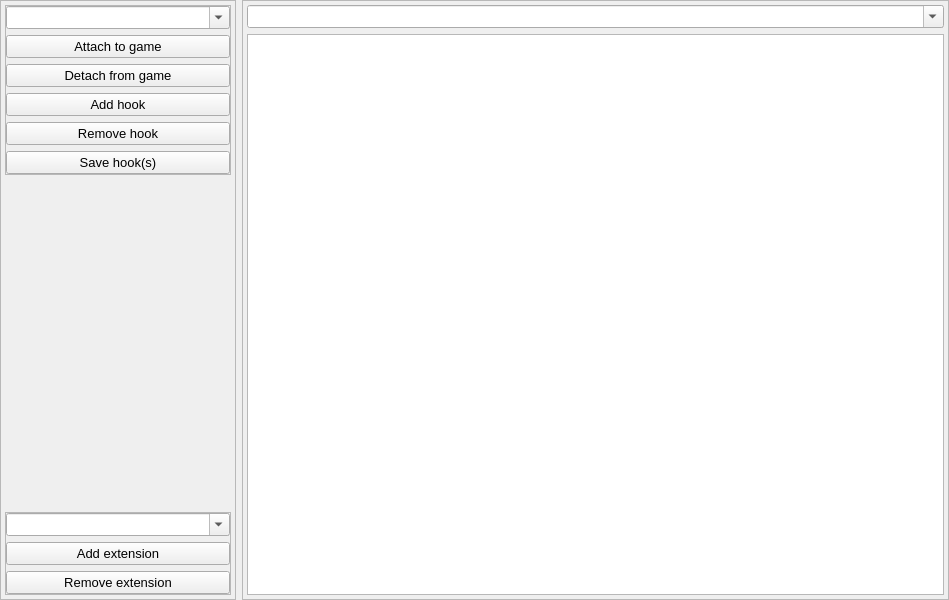
<?xml version="1.0" encoding="UTF-8"?>
<ui version="4.0">
 <class>MainWindow</class>
 <widget class="QMainWindow" name="MainWindow">
  <property name="geometry">
   <rect>
    <x>0</x>
    <y>0</y>
    <width>949</width>
    <height>600</height>
   </rect>
  </property>
  <property name="sizePolicy">
   <sizepolicy hsizetype="Preferred" vsizetype="Preferred">
    <horstretch>2</horstretch>
    <verstretch>0</verstretch>
   </sizepolicy>
  </property>
  <property name="font">
   <font>
    <pointsize>10</pointsize>
   </font>
  </property>
  <property name="windowTitle">
   <string>NextHooker</string>
  </property>
  <widget class="QWidget" name="centralWidget">
   <layout class="QHBoxLayout" name="horizontalLayout_2">
    <property name="leftMargin">
     <number>0</number>
    </property>
    <property name="topMargin">
     <number>0</number>
    </property>
    <property name="rightMargin">
     <number>0</number>
    </property>
    <property name="bottomMargin">
     <number>0</number>
    </property>
    <item>
     <widget class="QFrame" name="options">
      <property name="sizePolicy">
       <sizepolicy hsizetype="Preferred" vsizetype="Preferred">
        <horstretch>2</horstretch>
        <verstretch>0</verstretch>
       </sizepolicy>
      </property>
      <property name="frameShape">
       <enum>QFrame::StyledPanel</enum>
      </property>
      <property name="frameShadow">
       <enum>QFrame::Raised</enum>
      </property>
      <layout class="QVBoxLayout" name="verticalLayout_3">
       <property name="leftMargin">
        <number>4</number>
       </property>
       <property name="topMargin">
        <number>4</number>
       </property>
       <property name="rightMargin">
        <number>4</number>
       </property>
       <property name="bottomMargin">
        <number>4</number>
       </property>
       <item>
        <widget class="QFrame" name="processManager">
         <property name="enabled">
          <bool>true</bool>
         </property>
         <property name="sizePolicy">
          <sizepolicy hsizetype="Preferred" vsizetype="Fixed">
           <horstretch>2</horstretch>
           <verstretch>0</verstretch>
          </sizepolicy>
         </property>
         <property name="frameShape">
          <enum>QFrame::StyledPanel</enum>
         </property>
         <property name="frameShadow">
          <enum>QFrame::Raised</enum>
         </property>
         <layout class="QVBoxLayout" name="verticalLayout">
          <property name="leftMargin">
           <number>0</number>
          </property>
          <property name="topMargin">
           <number>0</number>
          </property>
          <property name="rightMargin">
           <number>0</number>
          </property>
          <property name="bottomMargin">
           <number>0</number>
          </property>
          <item>
           <widget class="QComboBox" name="processCombo">
            <property name="editable">
             <bool>true</bool>
            </property>
            <property name="insertPolicy">
             <enum>QComboBox::InsertAtBottom</enum>
            </property>
           </widget>
          </item>
          <item>
           <widget class="QPushButton" name="attachButton">
            <property name="text">
             <string>Attach to game</string>
            </property>
           </widget>
          </item>
          <item>
           <widget class="QPushButton" name="detachButton">
            <property name="text">
             <string>Detach from game</string>
            </property>
           </widget>
          </item>
          <item>
           <widget class="QPushButton" name="hookButton">
            <property name="text">
             <string>Add hook</string>
            </property>
           </widget>
          </item>
          <item>
           <widget class="QPushButton" name="unhookButton">
            <property name="text">
             <string>Remove hook</string>
            </property>
           </widget>
          </item>
          <item>
           <widget class="QPushButton" name="saveButton">
            <property name="text">
             <string>Save hook(s)</string>
            </property>
           </widget>
          </item>
         </layout>
        </widget>
       </item>
       <item>
        <spacer name="verticalSpacer">
         <property name="orientation">
          <enum>Qt::Vertical</enum>
         </property>
         <property name="sizeHint" stdset="0">
          <size>
           <width>20</width>
           <height>40</height>
          </size>
         </property>
        </spacer>
       </item>
       <item>
        <widget class="QFrame" name="extenManager">
         <property name="sizePolicy">
          <sizepolicy hsizetype="Preferred" vsizetype="Fixed">
           <horstretch>0</horstretch>
           <verstretch>0</verstretch>
          </sizepolicy>
         </property>
         <property name="frameShape">
          <enum>QFrame::StyledPanel</enum>
         </property>
         <property name="frameShadow">
          <enum>QFrame::Raised</enum>
         </property>
         <layout class="QVBoxLayout" name="verticalLayout_4">
          <property name="leftMargin">
           <number>0</number>
          </property>
          <property name="topMargin">
           <number>0</number>
          </property>
          <property name="rightMargin">
           <number>0</number>
          </property>
          <property name="bottomMargin">
           <number>0</number>
          </property>
          <item>
           <widget class="QComboBox" name="extenCombo">
            <property name="editable">
             <bool>true</bool>
            </property>
           </widget>
          </item>
          <item>
           <widget class="QPushButton" name="addExtenButton">
            <property name="text">
             <string>Add extension</string>
            </property>
           </widget>
          </item>
          <item>
           <widget class="QPushButton" name="rmvExtenButton">
            <property name="text">
             <string>Remove extension</string>
            </property>
           </widget>
          </item>
         </layout>
        </widget>
       </item>
      </layout>
     </widget>
    </item>
    <item>
     <widget class="QFrame" name="output">
      <property name="sizePolicy">
       <sizepolicy hsizetype="Preferred" vsizetype="Preferred">
        <horstretch>6</horstretch>
        <verstretch>0</verstretch>
       </sizepolicy>
      </property>
      <property name="frameShape">
       <enum>QFrame::StyledPanel</enum>
      </property>
      <property name="frameShadow">
       <enum>QFrame::Raised</enum>
      </property>
      <layout class="QVBoxLayout" name="verticalLayout_2">
       <property name="leftMargin">
        <number>4</number>
       </property>
       <property name="topMargin">
        <number>4</number>
       </property>
       <property name="rightMargin">
        <number>4</number>
       </property>
       <property name="bottomMargin">
        <number>4</number>
       </property>
       <item>
        <widget class="QComboBox" name="ttCombo">
         <property name="editable">
          <bool>true</bool>
         </property>
         <property name="maxVisibleItems">
          <number>50</number>
         </property>
        </widget>
       </item>
       <item>
        <widget class="QPlainTextEdit" name="textOutput">
         <property name="sizePolicy">
          <sizepolicy hsizetype="Expanding" vsizetype="Expanding">
           <horstretch>5</horstretch>
           <verstretch>0</verstretch>
          </sizepolicy>
         </property>
         <property name="font">
          <font>
           <pointsize>12</pointsize>
          </font>
         </property>
         <property name="readOnly">
          <bool>true</bool>
         </property>
        </widget>
       </item>
      </layout>
     </widget>
    </item>
   </layout>
  </widget>
  <widget class="QMenuBar" name="menuBar">
   <property name="geometry">
    <rect>
     <x>0</x>
     <y>0</y>
     <width>949</width>
     <height>20</height>
    </rect>
   </property>
  </widget>
 </widget>
 <layoutdefault spacing="6" margin="11"/>
 <resources/>
 <connections/>
</ui>
